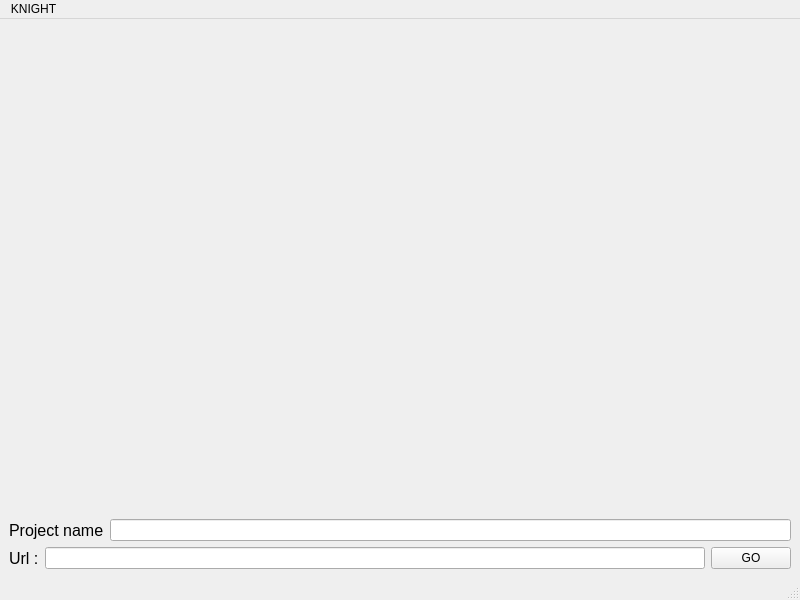
<?xml version="1.0" encoding="UTF-8"?>
<ui version="4.0">
 <class>MainWindow</class>
 <widget class="QMainWindow" name="MainWindow">
  <property name="geometry">
   <rect>
    <x>0</x>
    <y>0</y>
    <width>800</width>
    <height>600</height>
   </rect>
  </property>
  <property name="windowTitle">
   <string>MainWindow</string>
  </property>
  <widget class="QWidget" name="centralwidget">
   <layout class="QVBoxLayout" name="verticalLayout">
    <item>
     <widget class="QLabel" name="icon">
      <property name="text">
       <string/>
      </property>
      <property name="pixmap">
       <pixmap>../../../../Knight the webcrawler/icon/logo.png</pixmap>
      </property>
      <property name="alignment">
       <set>Qt::AlignCenter</set>
      </property>
     </widget>
    </item>
    <item>
     <layout class="QHBoxLayout" name="horizontalLayout">
      <item>
       <widget class="QLabel" name="label">
        <property name="font">
         <font>
          <pointsize>12</pointsize>
         </font>
        </property>
        <property name="text">
         <string>Project name</string>
        </property>
       </widget>
      </item>
      <item>
       <widget class="QLineEdit" name="lineEdit_project"/>
      </item>
     </layout>
    </item>
    <item>
     <layout class="QHBoxLayout" name="horizontalLayout_3">
      <item>
       <layout class="QHBoxLayout" name="horizontalLayout_2">
        <item>
         <widget class="QLabel" name="label_2">
          <property name="font">
           <font>
            <pointsize>12</pointsize>
           </font>
          </property>
          <property name="text">
           <string>Url :</string>
          </property>
         </widget>
        </item>
        <item>
         <widget class="QLineEdit" name="lineEdit_url"/>
        </item>
       </layout>
      </item>
      <item>
       <widget class="QPushButton" name="go">
        <property name="text">
         <string>GO</string>
        </property>
        <property name="icon">
         <iconset>
          <normaloff>../../../../Knight the webcrawler/icon/Cute-Ball-Go-icon.png</normaloff>../../../../Knight the webcrawler/icon/Cute-Ball-Go-icon.png</iconset>
        </property>
       </widget>
      </item>
     </layout>
    </item>
   </layout>
  </widget>
  <widget class="QMenuBar" name="menubar">
   <property name="geometry">
    <rect>
     <x>0</x>
     <y>0</y>
     <width>800</width>
     <height>26</height>
    </rect>
   </property>
   <widget class="QMenu" name="menuFiles">
    <property name="title">
     <string>KNIGHT</string>
    </property>
   </widget>
   <addaction name="menuFiles"/>
  </widget>
  <widget class="QStatusBar" name="statusbar"/>
  <action name="actionCrwaled">
   <property name="text">
    <string>Crwaled</string>
   </property>
  </action>
  <action name="actionQueued">
   <property name="text">
    <string>Queued</string>
   </property>
  </action>
 </widget>
 <resources/>
 <connections/>
</ui>
